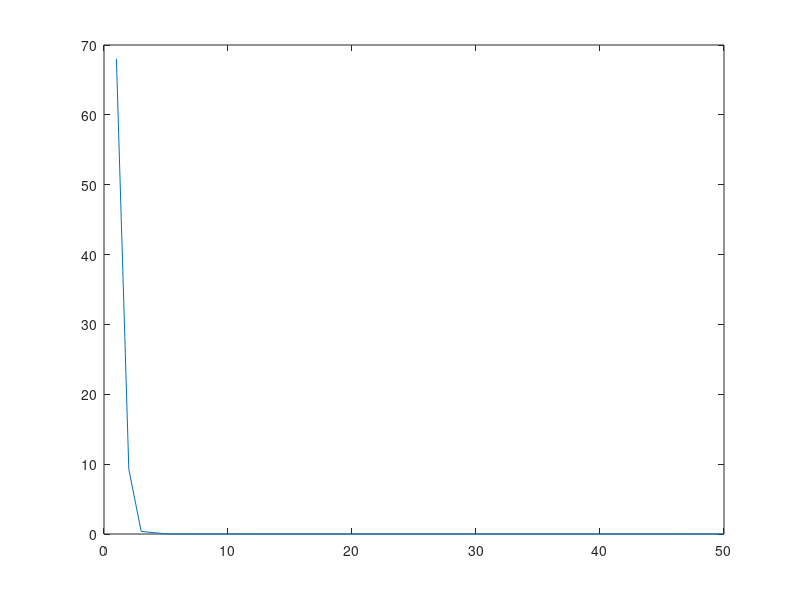

Reproduce this figure in MATLAB.
% continuous genetic algorithm]
clear all
clc
f = @(a,b,c)(a-2)^2+(b-1)^2+(c-23)^2;

popsize = 1000;
maxit = 50;

% initial population
par = -100 + 200*rand(popsize,3);

for itr = 1:maxit
    
    % cost calculation
    for i=1:length(par)
        cost(i,1)= f(par(i,1),par(i,2),par(i,3));
    end

    minc(itr) = min(cost);
    
    [cost index] = sort(cost);
    par = par(index,:);
    
    % creation roullete wheel
    p = 1./cost;
    per = (1/sum(p)).*p;
    rw = cumsum(per);
%creation of new pool according to roullete wheel
    for i=1:popsize
     r=rand;
     a=find(rw(:,1)>r);
     npar(i,:)=par(a(1),:);
    end
      
    % creation of new population

      j=1;
      for i=1:1:0.5*length(par)
          r=rand;
          fp(j,:)=r*npar(i,:)+(1-r)*npar(i+1,:);
          fp(j+1,:)=r*npar(i+1,:)+(1-r)*npar(i,:);
          j=j+2;
      end
      par=fp;
      
end
plot(minc)
par(1,:)
minc(end)